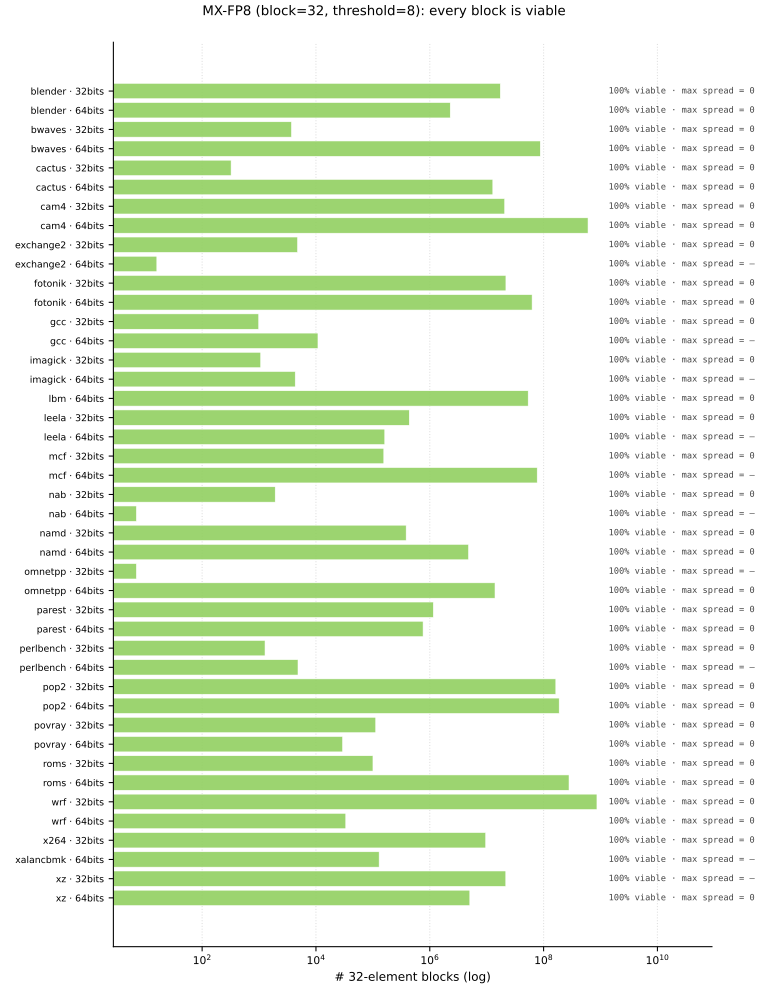

Python code for this plot:
#!/usr/bin/env python3
"""MX (microscaling) block-viability per (bench, alloc_type).

Across every (bench, alloc_type) pair in this dataset, the MX viability
fraction is 1.0 — i.e. every 32-element block has either fewer than two
finite-normal exponents, or an exponent spread within the MXFP8 E4M3
headroom (≤ 8). The figure therefore shows the volume of blocks per row
on a log scale (so the rare benches still register), with a marker
column on the right confirming "100% viable, max spread observed".
"""
from pathlib import Path

import matplotlib.pyplot as plt
import numpy as np
import pandas as pd

HERE = Path(__file__).resolve().parent
OUT  = HERE / "figure.svg"


def main() -> None:
    df = pd.read_csv(HERE / "result.csv")
    df["row"] = df["bench"] + " · " + df["alloc_type"]
    df = df.sort_values(["bench", "alloc_type"]).reset_index(drop=True)

    n = len(df)
    fig, ax = plt.subplots(figsize=(8.0, max(4.0, 0.22 * n + 1.0)))
    y = np.arange(n)

    bars = ax.barh(y, df["blocks"], color="#91cf60",
                   edgecolor="white", linewidth=0.4, alpha=0.9)

    ax.set_yticks(y)
    ax.set_yticklabels(df["row"].tolist(), fontsize=7)
    ax.invert_yaxis()
    ax.set_xscale("log")
    ax.set_xlabel("# 32-element blocks (log)", fontsize=9)
    ax.tick_params(axis="x", labelsize=8)
    ax.grid(axis="x", which="both", linestyle=":", alpha=0.4)
    ax.set_axisbelow(True)
    for spine in ("top", "right"):
        ax.spines[spine].set_visible(False)

    # Annotate per-row: viable %, max spread observed.
    xmax = df["blocks"].max() * 1.05
    for i, r in df.iterrows():
        max_spread = r["max_spread"]
        spread_lbl = ("max spread = "
                      + ("—" if pd.isna(max_spread) else f"{int(max_spread)}"))
        ax.text(xmax, i,
                f"  100% viable · {spread_lbl}",
                ha="left", va="center", fontsize=6.5,
                color="#444", family="monospace")

    ax.set_xlim(right=xmax * 1e2)  # leave room for annotations

    fig.suptitle("MX-FP8 (block=32, threshold=8): every block is viable",
                 fontsize=10, y=0.995)
    fig.tight_layout()
    fig.savefig(OUT, format="svg")
    print(f"wrote {OUT}")


if __name__ == "__main__":
    main()
